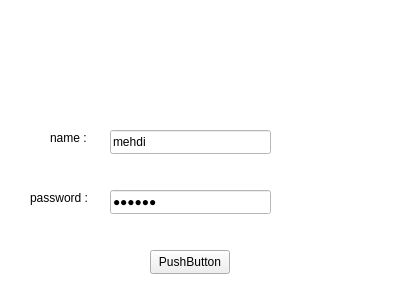
<?xml version="1.0" encoding="UTF-8"?>
<ui version="4.0">
 <class>login</class>
 <widget class="QWidget" name="login">
  <property name="geometry">
   <rect>
    <x>0</x>
    <y>0</y>
    <width>400</width>
    <height>300</height>
   </rect>
  </property>
  <property name="windowTitle">
   <string>Form</string>
  </property>
  <property name="styleSheet">
   <string notr="true">background-color : white;</string>
  </property>
  <widget class="QPushButton" name="pushButton">
   <property name="geometry">
    <rect>
     <x>150</x>
     <y>250</y>
     <width>80</width>
     <height>24</height>
    </rect>
   </property>
   <property name="styleSheet">
    <string notr="true">background-color : none;
font: 600 9pt &quot;Segoe UI&quot;;</string>
   </property>
   <property name="text">
    <string>PushButton</string>
   </property>
  </widget>
  <widget class="QLineEdit" name="lineEdit_name">
   <property name="geometry">
    <rect>
     <x>110</x>
     <y>130</y>
     <width>161</width>
     <height>24</height>
    </rect>
   </property>
   <property name="styleSheet">
    <string notr="true">color: rgb(0, 0, 0);</string>
   </property>
   <property name="text">
    <string>mehdi</string>
   </property>
  </widget>
  <widget class="QLineEdit" name="lineEdit_password">
   <property name="geometry">
    <rect>
     <x>110</x>
     <y>190</y>
     <width>161</width>
     <height>24</height>
    </rect>
   </property>
   <property name="styleSheet">
    <string notr="true">color: rgb(0, 0, 0);</string>
   </property>
   <property name="inputMask">
    <string/>
   </property>
   <property name="text">
    <string>haidri</string>
   </property>
   <property name="echoMode">
    <enum>QLineEdit::PasswordEchoOnEdit</enum>
   </property>
  </widget>
  <widget class="QLabel" name="label">
   <property name="geometry">
    <rect>
     <x>50</x>
     <y>130</y>
     <width>49</width>
     <height>16</height>
    </rect>
   </property>
   <property name="styleSheet">
    <string notr="true">background-color : none;
color: rgb(0, 0, 0);
font: 600 9pt &quot;Segoe UI&quot;;</string>
   </property>
   <property name="text">
    <string>name :</string>
   </property>
  </widget>
  <widget class="QLabel" name="label_2">
   <property name="geometry">
    <rect>
     <x>30</x>
     <y>190</y>
     <width>61</width>
     <height>16</height>
    </rect>
   </property>
   <property name="styleSheet">
    <string notr="true">background-color : none;
color: rgb(0, 0, 0);
font: 600 9pt &quot;Segoe UI&quot;;</string>
   </property>
   <property name="text">
    <string>password :</string>
   </property>
  </widget>
  <widget class="QLabel" name="label_3">
   <property name="geometry">
    <rect>
     <x>120</x>
     <y>20</y>
     <width>161</width>
     <height>91</height>
    </rect>
   </property>
   <property name="styleSheet">
    <string notr="true">background-color : none;
image: url(:/imges/Picture.png);
</string>
   </property>
   <property name="text">
    <string/>
   </property>
  </widget>
 </widget>
 <resources/>
 <connections/>
</ui>
